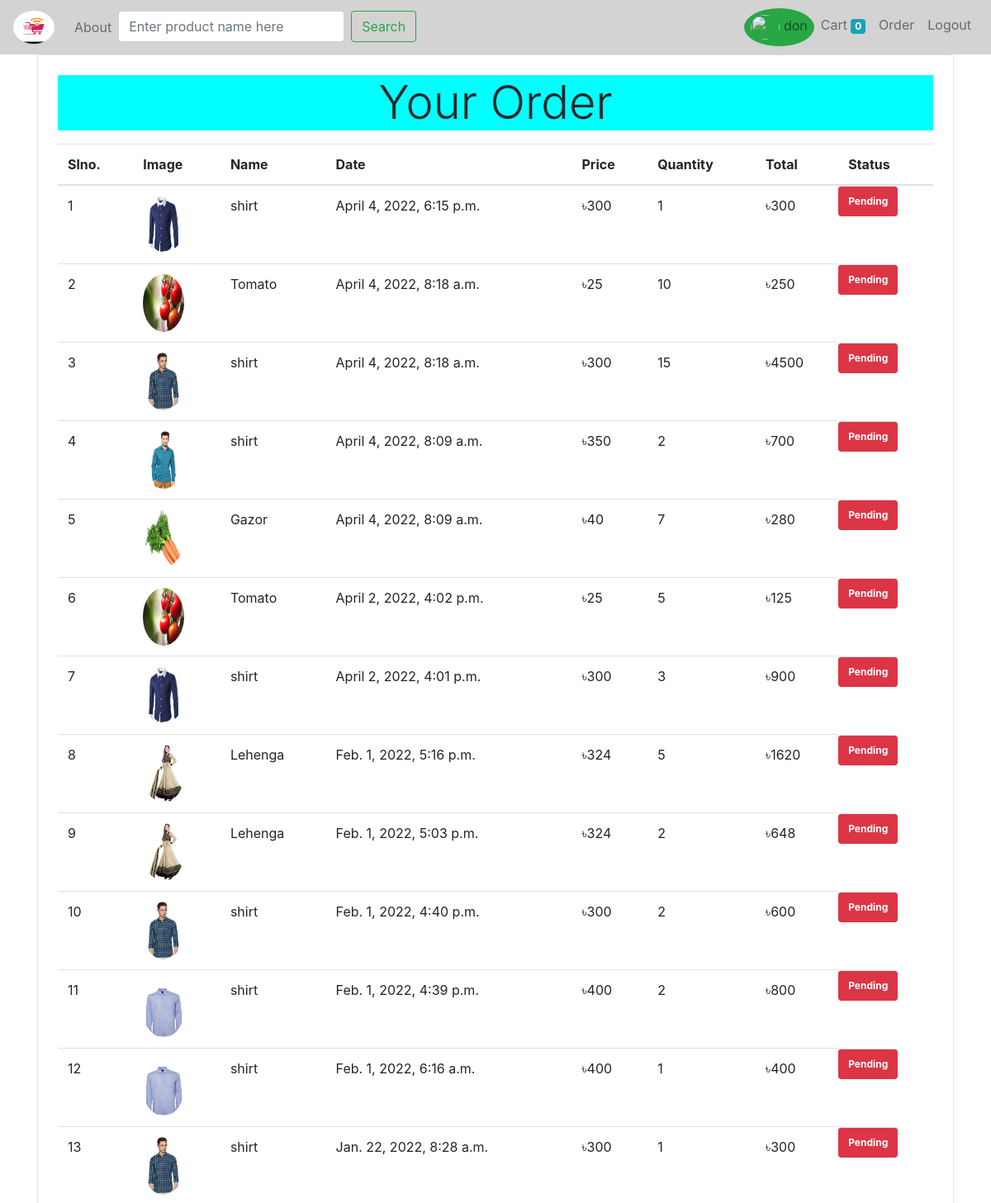
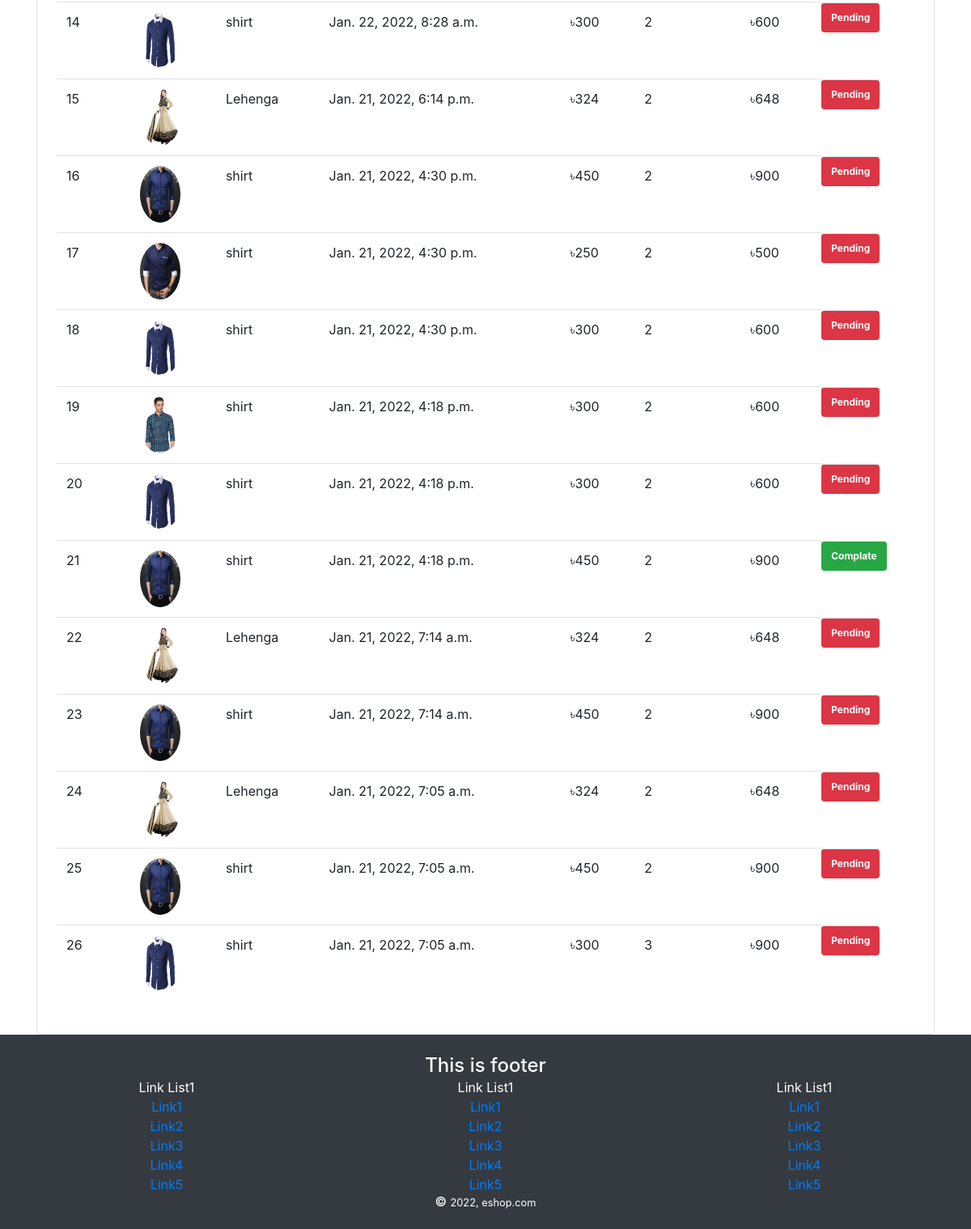
The page /order/ (signed in) on the database its author committed (2 pictures, top to bottom).
### store/models/order.py (models this page shows, shortened)
class Order(models.Model):
    product = models.ForeignKey(Product, on_delete=models.CASCADE)
    customer = models.ForeignKey(Customer, on_delete=models.CASCADE)
    address = models.CharField(max_length=100)
    mob_no = models.CharField(max_length=100)
    quantity = models.IntegerField(default=1)
    price = models.IntegerField()
    order_date = models.DateTimeField(default=now)
    status = models.BooleanField(default=False)

### store/models/products.py (models this page shows, shortened)
class Product(models.Model):
    name = models.CharField(max_length=250)
    price = models.IntegerField(default=0)
    category = models.ForeignKey(Category, on_delete=models.CASCADE, default=1)
    description = models.CharField(max_length=400, default="")
    image = models.ImageField(upload_to='upload/products/')
    class Meta:
        verbose_name = "Productt"

### store/middlewares/auth.py (the view, shortened to what this page needs)
    def middleware(request):
        print("Auth Middleware1")
        response = get_response(request)
        return response

### store/templatetags/custom_filter.py (called while the page is built)
@register.filter("add_currency_sign")
def add_currency_sign(price):
    return "৳" + str(price)

@register.filter("multiply_price")
def multiply_price(price, quantity):
    return price * quantity

### store/views/order.py (called while the page is built)
    def get(self, request):
        customer_id = request.session.get("customer_id")
        orders = Order.objects.filter(customer=customer_id).order_by("-order_date")
        print(orders)
        return render(request, "store/order.html", {'orders': orders})

### store/templates/store/order.html
{% extends 'store/base.html' %}
{% load cart %}
{% load custom_filter %}
{% block content %}
<div class="container">
  <div class="border rounded p-4">
    <p class="p1 display-4 text-center">Your Order</p>
    <table class="table">
      <thead>
        <tr>
          <th>Slno.</th>
          <th>Image</th>
          <th>Name</th>
          <th>Date</th>
          <th>Price</th>
          <th>Quantity</th>
          <th>Total</th>
          <th>Status</th>
        </tr>
      </thead>
      <tbody>
        {% for order in orders %}
        <tr>
          <td>{{forloop.counter}}</td>
          <td class="cimg">
            <img
              class="rounded-circle"
              style="height: 70px; width: 50px"
              src="{{order.product.image.url}}"
              alt="product pic"
            />
          </td>
          <td>{{order.product.name}}</td>
          <td>{{order.order_date}}</td>
          <td>{{order.product.price|add_currency_sign}}</td>
          <td>{{order.quantity}}</td>
          <td>
            {{order.product.price|multiply_price:order.quantity|add_currency_sign}}
          </td>
          {% if order.status %}
          <td class="badge badge-success">Complate</td>
          {% else %}
          <td class="badge badge-danger">Pending</td>
          {% endif %}
        </tr>
        {% endfor %}
      </tbody>
    </table>
  </div>
</div>
{% endblock content %}

### store/templates/store/base.html (style rules this page uses)
.p1 { background-color: aqua; }

### rows shown on the page
Order: product.image (picture), product.name "shirt", order_date "April 4, 2022, 6:15 p.m.", product.price|add_currency_sign "৳300", quantity "1", product.price|multiply_price "৳300", status "Pending"
Order: product.image (picture), product.name "Tomato", order_date "April 4, 2022, 8:18 a.m.", product.price|add_currency_sign "৳25", quantity "10", product.price|multiply_price "৳250", status "Pending"
Order: product.image (picture), product.name "shirt", order_date "April 4, 2022, 8:18 a.m.", product.price|add_currency_sign "৳300", quantity "15", product.price|multiply_price "৳4500", status "Pending"
Order: product.image (picture), product.name "shirt", order_date "April 4, 2022, 8:09 a.m.", product.price|add_currency_sign "৳350", quantity "2", product.price|multiply_price "৳700", status "Pending"
Order: product.image (picture), product.name "Gazor", order_date "April 4, 2022, 8:09 a.m.", product.price|add_currency_sign "৳40", quantity "7", product.price|multiply_price "৳280", status "Pending"
Order: product.image (picture), product.name "Tomato", order_date "April 2, 2022, 4:02 p.m.", product.price|add_currency_sign "৳25", quantity "5", product.price|multiply_price "৳125", status "Pending"
Order: product.image (picture), product.name "shirt", order_date "April 2, 2022, 4:01 p.m.", product.price|add_currency_sign "৳300", quantity "3", product.price|multiply_price "৳900", status "Pending"
Order: product.image (picture), product.name "Lehenga", order_date "Feb. 1, 2022, 5:16 p.m.", product.price|add_currency_sign "৳324", quantity "5", product.price|multiply_price "৳1620", status "Pending"
Order: product.image (picture), product.name "Lehenga", order_date "Feb. 1, 2022, 5:03 p.m.", product.price|add_currency_sign "৳324", quantity "2", product.price|multiply_price "৳648", status "Pending"
Order: product.image (picture), product.name "shirt", order_date "Feb. 1, 2022, 4:40 p.m.", product.price|add_currency_sign "৳300", quantity "2", product.price|multiply_price "৳600", status "Pending"
Order: product.image (picture), product.name "shirt", order_date "Feb. 1, 2022, 4:39 p.m.", product.price|add_currency_sign "৳400", quantity "2", product.price|multiply_price "৳800", status "Pending"
Order: product.image (picture), product.name "shirt", order_date "Feb. 1, 2022, 6:16 a.m.", product.price|add_currency_sign "৳400", quantity "1", product.price|multiply_price "৳400", status "Pending"
Order: product.image (picture), product.name "shirt", order_date "Jan. 22, 2022, 8:28 a.m.", product.price|add_currency_sign "৳300", quantity "1", product.price|multiply_price "৳300", status "Pending"
Order: product.image (picture), product.name "shirt", order_date "Jan. 22, 2022, 8:28 a.m.", product.price|add_currency_sign "৳300", quantity "2", product.price|multiply_price "৳600", status "Pending"
Order: product.image (picture), product.name "Lehenga", order_date "Jan. 21, 2022, 6:14 p.m.", product.price|add_currency_sign "৳324", quantity "2", product.price|multiply_price "৳648", status "Pending"
Order: product.image (picture), product.name "shirt", order_date "Jan. 21, 2022, 4:30 p.m.", product.price|add_currency_sign "৳450", quantity "2", product.price|multiply_price "৳900", status "Pending"
Order: product.image (picture), product.name "shirt", order_date "Jan. 21, 2022, 4:30 p.m.", product.price|add_currency_sign "৳250", quantity "2", product.price|multiply_price "৳500", status "Pending"
Order: product.image (picture), product.name "shirt", order_date "Jan. 21, 2022, 4:30 p.m.", product.price|add_currency_sign "৳300", quantity "2", product.price|multiply_price "৳600", status "Pending"
Order: product.image (picture), product.name "shirt", order_date "Jan. 21, 2022, 4:18 p.m.", product.price|add_currency_sign "৳300", quantity "2", product.price|multiply_price "৳600", status "Pending"
Order: product.image (picture), product.name "shirt", order_date "Jan. 21, 2022, 4:18 p.m.", product.price|add_currency_sign "৳300", quantity "2", product.price|multiply_price "৳600", status "Pending"
Order: product.image (picture), product.name "shirt", order_date "Jan. 21, 2022, 4:18 p.m.", product.price|add_currency_sign "৳450", quantity "2", product.price|multiply_price "৳900", status "Complate"
Order: product.image (picture), product.name "Lehenga", order_date "Jan. 21, 2022, 7:14 a.m.", product.price|add_currency_sign "৳324", quantity "2", product.price|multiply_price "৳648", status "Pending"
Order: product.image (picture), product.name "shirt", order_date "Jan. 21, 2022, 7:14 a.m.", product.price|add_currency_sign "৳450", quantity "2", product.price|multiply_price "৳900", status "Pending"
Order: product.image (picture), product.name "Lehenga", order_date "Jan. 21, 2022, 7:05 a.m.", product.price|add_currency_sign "৳324", quantity "2", product.price|multiply_price "৳648", status "Pending"
Order: product.image (picture), product.name "shirt", order_date "Jan. 21, 2022, 7:05 a.m.", product.price|add_currency_sign "৳450", quantity "2", product.price|multiply_price "৳900", status "Pending"
Order: product.image (picture), product.name "shirt", order_date "Jan. 21, 2022, 7:05 a.m.", product.price|add_currency_sign "৳300", quantity "3", product.price|multiply_price "৳900", status "Pending"

### other values the page prints
{{ request.session.customer_name }} "don"
{{ request.session.cart.keys|length }} "0"
